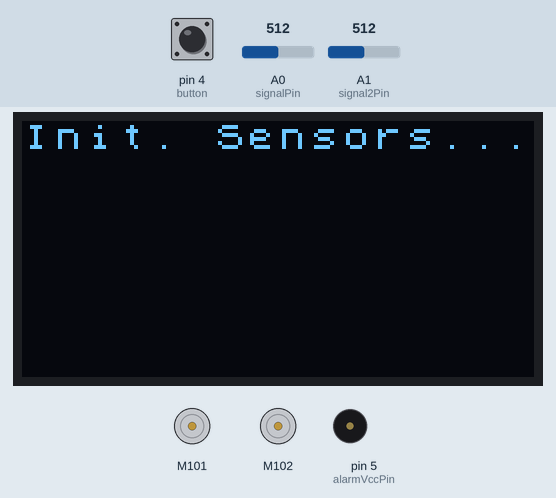
A sketch run on a simulated Arduino Uno, built with avr-gcc and run on an emulated ATmega328P. Parts: 128×64 one-colour display, 2 × DC motor (green arrow = forward, orange = backward, longer = faster), buzzer (waves = sounding). Inputs (shaded band) come from the test bench; at power-on: A1 (signal2Pin) = 512, pin 4 (button) LOW, A0 (signalPin) = 512. What the sketch prints to the serial monitor is not drawn.

Above: at 2.2 s.
At 13.87 s:
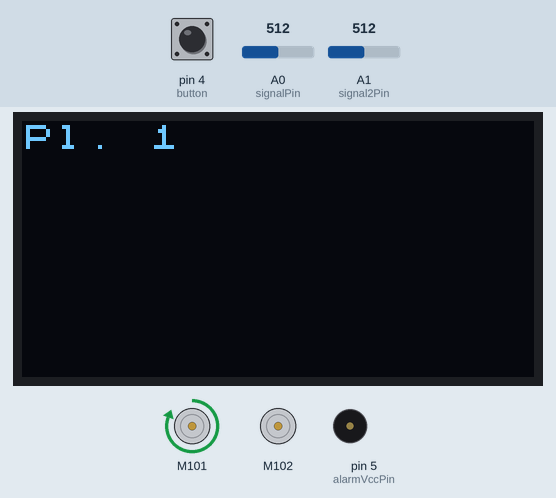
14.8 s: A1 (signal2Pin) set to 957
At 18.8 s:
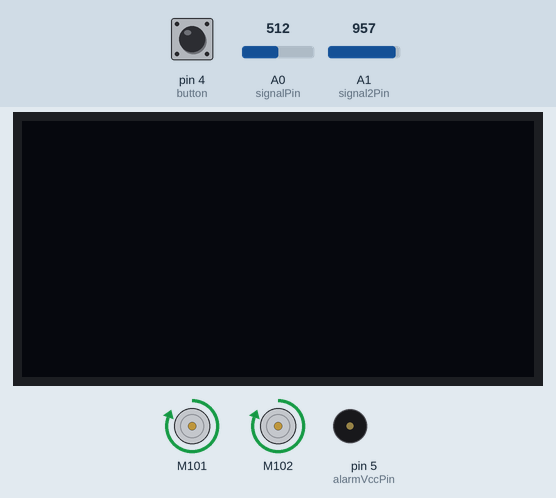
22.7 s: A1 (signal2Pin) set to 986
30.6 s: pin 4 (button) pulled HIGH for 0.15 s
At 30.77 s:
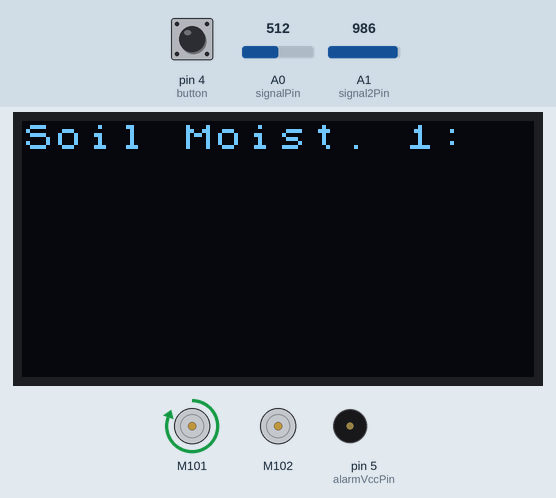
38.7 s: pin 4 (button) pulled HIGH for 1 s
47.6 s: pin 4 (button) pulled HIGH for 0.15 s
At 50.12 s:
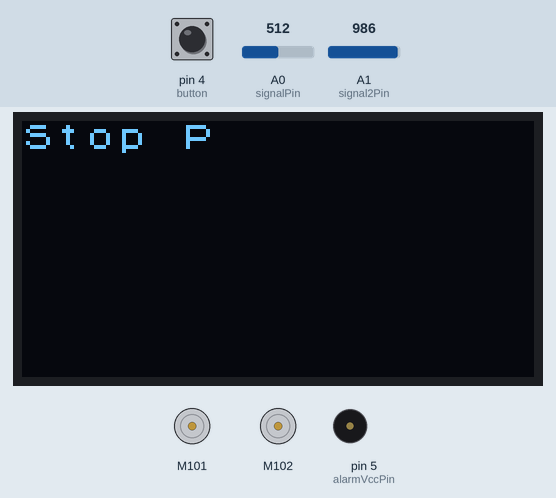
51.6 s: pin 4 (button) driven HIGH
Timing chart, 0 to 78.0 s (numbered marks = the images above; inputs shaded):
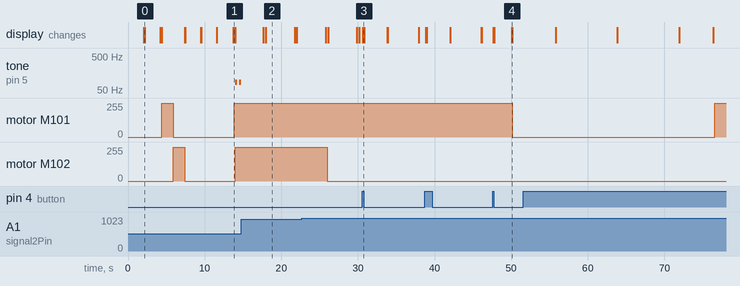

The sketch:

SoilMoistureMonitor.ino
```cpp
/*
   Soil moisture sensor and monitoring.
   Brandon Lim
   2021-03-06

   A sketch that monitors the soil moisture and sends out an alert if it gets too low
*/

#include "Grove_I2C_Motor_Driver.h"
#include "Arduino_SensorKit.h"

#define button 4
#define sensorVccPin 7
#define sensor2VccPin 8
#define alarmVccPin 5
#define MOTOR_DRIVER_ADDRESS 0x0F
#define OLED_ADDRESS 0x3C
#define MOIST_ENOUGH 820
#define DECENT_MOISTURE 740
#define NOT_MOIST_ENOUGH 650
#define INIT_DELAY 2000

bool moistureGood = false;
uint8_t moistureHistIndex[2] = {0, 0};
uint16_t moistureHist[2][5] {{0, 0, 0, 0, 0}, {0, 0, 0, 0, 0}};
uint16_t moistureLevels[] = {0, 0};

//OLED Display config
unsigned long displayActivatedOn = 0;
bool activateDisplay = false;
uint16_t displayStayOn = 8000;

//Buzzer config
unsigned long buzzerActive = 0;
//unsigned long buzzerDelay = 1500;
uint32_t nextBuzzerActive = 1800000;
bool buzzerGoodToGo = true;
unsigned long nextBuzzer = 0;

//Soil moisture config
uint8_t signalPin = A0;
uint8_t signal2Pin = A1;
unsigned long soilMoistureReadTime = 0;
uint16_t soilMoistureNextRead = 30000; //30 seconds
bool firstReading = true;

//Motor driver
bool motorsRunning[] = {false, false};
unsigned long motorsRunTime[] = {0, 0};
uint16_t motor1ToRun = 36000; //36 seconds
uint16_t motor2ToRun = 32000; //32 seconds
uint16_t motorRunCheckMoistureDelay = 4000; //4 seconds

void setup()
{
  Serial.begin(9600); //Open serial over USB

  delay(INIT_DELAY);

  Serial.println("Initialising OLED");
  if (Oled.begin())
  {
    Oled.clear();
    Oled.setFlipMode(true);
    Oled.setFont(u8x8_font_chroma48medium8_r);
    Serial.println("OLED initialised");
  }
  else
  {
    Serial.println("Fail to initialise OLED");
  }

  Serial.println("Initialising sensors...");
  displayMessage("Init. Sensors...");
  pinMode(sensorVccPin, OUTPUT); //Enable D#7 with power
  digitalWrite(sensorVccPin, LOW); //Set D#7 pin to LOW to cut off power

  pinMode(sensor2VccPin, OUTPUT); //Enable D#8 with power
  digitalWrite(sensor2VccPin, LOW); //Set D#8 pin to LOW to cut off power

  pinMode(alarmVccPin, OUTPUT); //Enable D#5 with power
  noTone(alarmVccPin); //Set the buzzer voltage low and make no noise

  pinMode(button, INPUT); //Set D#4 to be button input

  delay(INIT_DELAY);
  Serial.println();

  Serial.println("Initialising motor driver...");
  displayMessage("Init M. Drv. ...");
  Motor.begin(MOTOR_DRIVER_ADDRESS);

  Serial.println("Testing motor driver...");
  displayMessage("Test m. drv...");
  motorInitialisationTest();
  Serial.println("Motor driver initialised.");
  displayMessage("M. Drv. ready.");

  delay(INIT_DELAY);

  displayMessage("Sys. Ready");

  delay(INIT_DELAY);
  Oled.clear();
  Oled.setPowerSave(1);
  delay(INIT_DELAY);
}

void loop()
{
  if (isButtonPressed() && !activateDisplay)
  {
    Serial.println("Activating display");
    activateDisplay = true;
    displayActivatedOn = millis();
    Oled.setPowerSave(0);

  }

  if (firstReading || millis() - soilMoistureReadTime >= soilMoistureNextRead)
  {
    if (firstReading)
    {
      firstReading = false;
    }
    soilMoistureReadTime = millis();
    readSoilMoistureLevel();
    Serial.print("Soil Moisture 1: ");
    Serial.println(moistureLevels[0]);

    Serial.print("Soil Moisture 2: ");
    Serial.println(moistureLevels[1]);

    Serial.println("Checking if need to water plant...");
    waterPlantIfNeeded();
  }

  if (activateDisplay)
  {
    displayMoistureLevel();
  }

  raiseAlarm();

  if (activateDisplay && millis() - displayActivatedOn >= displayStayOn)
  {
    Serial.println("Deactivating display");
    Oled.setPowerSave(1);
    activateDisplay = false;
  }

  if (motorsRunning[0] || motorsRunning[1])
  {
    Serial.println("Checking if pumps need to stop...");
    Oled.setPowerSave(0);
    stopPumpingWaterWhenRequired();
    Oled.setPowerSave(1);
  }
}

void waterPlantIfNeeded()
{
  if (moistureLevels[0] >= MOIST_ENOUGH && moistureLevels[1] >= MOIST_ENOUGH)
  {
    Serial.println("Nothing need to water");
    return;
  }

  Oled.setPowerSave(0);
  if (moistureLevels[0] <= DECENT_MOISTURE)
  {
    Serial.println("Plant 1 needs water");
    displayMessage("Pl. 1 thirsty");
    startPump1();
  }
  if (moistureLevels[1] <= DECENT_MOISTURE)
  {
    Serial.println("Plant 2 needs water");
    displayMessage("Pl. 2 thirsty");
    startPump2();
  }
  Oled.setPowerSave(1);
}

void startPump1()
{
  if (!motorsRunning[0])
  {
    Serial.println("Running pump 1");
    displayMessage("Run Pump 1");
    motorsRunTime[0] = millis();
    Motor.speed(MOTOR1, 100);
    motorsRunning[0] = true;
  }
}

void startPump2()
{
  if (!motorsRunning[1])
  {
    Serial.println("Running pump 2");
    displayMessage("Run Pump 2");
    motorsRunTime[1] = millis();
    Motor.speed(MOTOR2, 100);
    motorsRunning[1] = true;
  }
}

void stopPumpingWaterWhenRequired()
{
  if (motorsRunning[0] && ( moistureLevels[0] >= MOIST_ENOUGH || millis() - motorsRunTime[0] > motor1ToRun ))
  {
    Serial.println("Stop water pump 1");
    displayMessage("Stop Pump 1");
    Motor.stop(MOTOR1);
    motorsRunning[0] = false;
  }

  if (motorsRunning[1] && ( moistureLevels[1] >= MOIST_ENOUGH || millis() - motorsRunTime[1] > motor2ToRun ))
  {
    Serial.println("Stop water pump 2");
    displayMessage("Stop Pump 2");
    Motor.stop(MOTOR2);
    motorsRunning[1] = false;
  }

  if ((motorsRunning[0] || motorsRunning[1]) && millis() - soilMoistureReadTime >= motorRunCheckMoistureDelay)
  {
    Serial.println("Checking soil moisture level...");
    soilMoistureReadTime = millis();
    readSoilMoistureLevel();
    Serial.println("Soil moisture level checked.");

  }
}

bool isButtonPressed()
{
  int buttonState = digitalRead(button);
  if (buttonState == HIGH)
  {
    return true;
  }
  return false;
}

void displayMessage(String message)
{
  Oled.clear();
  Oled.setCursor(0, 0);
  Oled.print(message);
  Oled.refreshDisplay();
}

void displayMoistureLevel()
{
  Oled.setCursor(0, 0);
  Oled.print("Soil Moist. 1: ");
  Oled.setCursor(0, 18);
  Oled.print(moistureLevels[0]);

  if (moistureLevels[0] < 100)
  {
    Oled.print("   ");
  }

  Oled.setCursor(0, 28);
  Oled.print("Soil Moist. 2: ");
  Oled.setCursor(0, 38);
  Oled.print(moistureLevels[1]);
  if (moistureLevels[1] < 100)
  {
    Oled.print("   ");
  }

  Oled.refreshDisplay();
}


void readSoilMoistureLevel()
{
  readSoilMoistureSensor1();
  readSoilMoistureSensor2();
}

void readSoilMoistureSensor1()
{
  digitalWrite(sensorVccPin, HIGH); //Turn D#7 on with power
  delay(20); //wait 20 milliseconds
  moistureHist[0][moistureHistIndex[0]] = (uint16_t)analogRead(signalPin); //Read the SIG value from the sensor
  digitalWrite(sensorVccPin, LOW); //Turn D#7 off.

  uint16_t sum = 0;
  for (uint8_t i = 0 ; i <= moistureHistIndex[0]; i++)
  {
    sum += moistureHist[0][i];
  }
  moistureLevels[0] = sum / (moistureHistIndex[0] + 1); //Reduce the noise of the sensor reading
  moistureHistIndex[0] = (uint16_t)(moistureHistIndex[0] + 1) % 5; //Ensure the number stay within 5
}

void readSoilMoistureSensor2()
{
  digitalWrite(sensor2VccPin, HIGH); //Turn D#8 on with power
  delay(20); //wait 20 milliseconds
  moistureHist[1][moistureHistIndex[1]] = (uint16_t)analogRead(signal2Pin); //Read the SIG value from the sensor
  digitalWrite(sensor2VccPin, LOW); //Turn D#8 off.

  uint16_t sum = 0;
  for (uint8_t i = 0 ; i <= moistureHistIndex[1]; i++)
  {
    sum += moistureHist[1][i];
  }
  moistureLevels[1] = sum / (moistureHistIndex[1] + 1); //Reduce the noise of the sensor reading
  moistureHistIndex[1] = (uint16_t)(moistureHistIndex[1] + 1) % 5; //Ensure the number stay within 5
}

void raiseAlarm()
{
  if (moistureLevels[0] < 50 && moistureLevels[1] < 50)
  {
    return;
  }
  if (!buzzerGoodToGo && millis() - buzzerActive >= nextBuzzerActive)
  {
    Serial.println("Buzzer good to go again!");
    buzzerGoodToGo = true;
  }
  if (moistureLevels[0] <= NOT_MOIST_ENOUGH || moistureLevels[1] <= NOT_MOIST_ENOUGH)
  {
    if (moistureGood)
    {
      moistureGood = false;
    }
    if (buzzerGoodToGo)
    {
      Serial.println("Buzzer good to go!");
      buzzerActive = millis();

      Serial.print("Buzz ");
      buzzUrgent();

      Serial.println("Buzzer stop!");
      buzzerGoodToGo = false;
    }
    return;
  }
  if (moistureLevels[0] > 900 && moistureLevels[1] > 900 && !moistureGood)
  {
    moistureGood = true;
    if (buzzerGoodToGo)
    {
      buzzerActive = millis();
      buzzGood();
    }
  }
}

void buzzUrgent()
{
  tone(alarmVccPin, 85);
  delay(250);
  noTone(alarmVccPin);
  delay(250);
  tone(alarmVccPin, 85);
  delay(250);
  noTone(alarmVccPin);
  delay(250);
}

void buzzGood()
{
  tone(alarmVccPin, 85);
  delay(500);
  noTone(alarmVccPin);
}

void motorInitialisationTest()
{
  Motor.speed(MOTOR1, 100);
  delay(1500);
  Motor.stop(MOTOR1);

  Motor.speed(MOTOR2, 100);
  delay(1500);
  Motor.stop(MOTOR2);
}
```

Measured:
- after the input at 30.6 s, the display: first changes after 0.06 s (image 3 shows a later state)
- by itself, tone on pin 5 (alarmVccPin): alternates 85 Hz for 0.25 s and silent for 0.25 s
- what the display in image 0 shows lasts 2.0 s, from 2.2 s to 4.2 s
- what the display in image 2 shows lasts 3.7 s, from 18.0 s to 21.7 s
